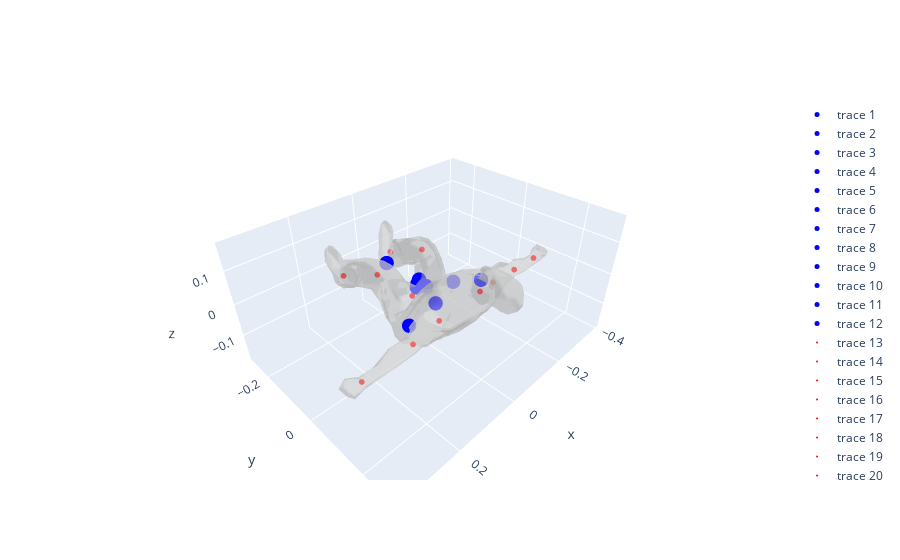

Write notebook code for a chart like this one.
### Code cell
# keypoint_predictor_test = KeypointPredictorCNN(input_channels=input_channels, num_features=num_features, num_keypoints=num_keypoints).to(device)
# keypoint_predictor_test.load_state_dict(torch.load(model_save_dir + 'keypoints_predictor.pth', weights_only=True))

mesh, edge_features, keypoints = test_set[0]
# mesh, edge_features, keypoints = train_set[1] 
keypoints = keypoints.cpu().numpy()
predicted_keypoints = keypoints_predictor(edge_features.unsqueeze(0).to(torch.float32).to(device)).squeeze().cpu().detach().numpy()

fig = go.Figure()
fig.update_layout(scene=dict(aspectmode='data'))

# plot mesh
fig.add_trace(go.Mesh3d(x=mesh.vertices[:, 0], y=mesh.vertices[:, 1], z=mesh.vertices[:, 2], i=mesh.faces[:, 0], j=mesh.faces[:, 1], k=mesh.faces[:, 2], color='lightgrey', opacity=0.5))

# # plot keypoints
for i, keypoint in enumerate(predicted_keypoints):
    fig.add_trace(go.Scatter3d(x=[keypoint[0]], y=[keypoint[1]], z=[keypoint[2]], mode='markers', marker=dict(size=5, color='blue')))
for i, keypoint in enumerate(keypoints):
    fig.add_trace(go.Scatter3d(x=[keypoint[0]], y=[keypoint[1]], z=[keypoint[2]], mode='markers', marker=dict(size=2, color='red'))) 
    
fig.show()

### Figure 1 — Plotly figure (JSON) as saved in the notebook; plotly's stock layout.template omitted (floating-point values rounded to 4 significant figures; data arrays with more than 128 entries replaced by an {"elided": "..."} marker saying what was removed)
{"data": [{"color": "lightgrey", "i": {"elided": "1500 int values"}, "j": {"elided": "1500 int values"}, "k": {"elided": "1500 int values"}, "opacity": 0.5, "type": "mesh3d", "x": {"elided": "752 float values"}, "y": {"elided": "752 float values"}, "z": {"elided": "752 float values"}}, {"marker": {"color": "blue", "size": 5}, "mode": "markers", "type": "scatter3d", "x": [-0.1181], "y": [-0.01582], "z": [-0.03817]}, {"marker": {"color": "blue", "size": 5}, "mode": "markers", "type": "scatter3d", "x": [-0.008388], "y": [-0.03959], "z": [0.01037]}, {"marker": {"color": "blue", "size": 5}, "mode": "markers", "type": "scatter3d", "x": [-0.01298], "y": [0.01829], "z": [-0.04084]}, {"marker": {"color": "blue", "size": 5}, "mode": "markers", "type": "scatter3d", "x": [-0.01041], "y": [-0.03948], "z": [-0.00551]}, {"marker": {"color": "blue", "size": 5}, "mode": "markers", "type": "scatter3d", "x": [-0.006853], "y": [-0.04009], "z": [-0.006915]}, {"marker": {"color": "blue", "size": 5}, "mode": "markers", "type": "scatter3d", "x": [0.1444], "y": [0.08723], "z": [0.01468]}, {"marker": {"color": "blue", "size": 5}, "mode": "markers", "type": "scatter3d", "x": [-0.005305], "y": [-0.04301], "z": [-0.003767]}, {"marker": {"color": "blue", "size": 5}, "mode": "markers", "type": "scatter3d", "x": [-0.06952], "y": [0.1203], "z": [0.05639]}, {"marker": {"color": "blue", "size": 5}, "mode": "markers", "type": "scatter3d", "x": [0.0002844], "y": [-0.1621], "z": [0.012]}, {"marker": {"color": "blue", "size": 5}, "mode": "markers", "type": "scatter3d", "x": [-0.01781], "y": [-0.02325], "z": [-0.007589]}, {"marker": {"color": "blue", "size": 5}, "mode": "markers", "type": "scatter3d", "x": [-0.005472], "y": [-0.04199], "z": [-0.006725]}, {"marker": {"color": "blue", "size": 5}, "mode": "markers", "type": "scatter3d", "x": [-0.005092], "y": [-0.04542], "z": [-0.0169]}, {"marker": {"color": "red", "size": 2}, "mode": "markers", "type": "scatter3d", "x": [0.0977], "y": [-0.2369], "z": [-0.02101]}, {"marker": {"color": "red", "size": 2}, "mode": "markers", "type": "scatter3d", "x": [-0.07429], "y": [-0.2341], "z": [-0.01283]}, {"marker": {"color": "red", "size": 2}, "mode": "markers", "type": "scatter3d", "x": [0.08549], "y": [-0.09568], "z": [0.04257]}, {"marker": {"color": "red", "size": 2}, "mode": "markers", "type": "scatter3d", "x": [-0.06871], "y": [-0.08979], "z": [0.05686]}, {"marker": {"color": "red", "size": 2}, "mode": "markers", "type": "scatter3d", "x": [0.0108], "y": [-0.04695], "z": [-0.03785]}, {"marker": {"color": "red", "size": 2}, "mode": "markers", "type": "scatter3d", "x": [-0.331], "y": [0.1043], "z": [0.000251]}, {"marker": {"color": "red", "size": 2}, "mode": "markers", "type": "scatter3d", "x": [0.3169], "y": [0.1288], "z": [-0.01099]}, {"marker": {"color": "red", "size": 2}, "mode": "markers", "type": "scatter3d", "x": [0.1854], "y": [0.1449], "z": [0.01951]}, {"marker": {"color": "red", "size": 2}, "mode": "markers", "type": "scatter3d", "x": [-0.2109], "y": [0.1215], "z": [0.0225]}, {"marker": {"color": "red", "size": 2}, "mode": "markers", "type": "scatter3d", "x": [0.1011], "y": [0.1422], "z": [0.0356]}, {"marker": {"color": "red", "size": 2}, "mode": "markers", "type": "scatter3d", "x": [-0.1075], "y": [0.1306], "z": [0.03534]}, {"marker": {"color": "red", "size": 2}, "mode": "markers", "type": "scatter3d", "x": [-0.003317], "y": [0.1714], "z": [0.07945]}], "layout": {"scene": {"aspectmode": "data"}}}
